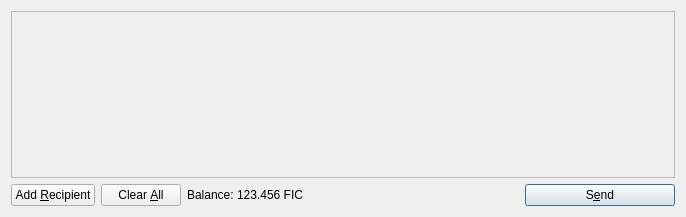
<?xml version="1.0" encoding="UTF-8"?>
<ui version="4.0">
 <class>SendCoinsDialog</class>
 <widget class="QDialog" name="SendCoinsDialog">
  <property name="geometry">
   <rect>
    <x>0</x>
    <y>0</y>
    <width>686</width>
    <height>217</height>
   </rect>
  </property>
  <property name="windowTitle">
   <string>Send Coins</string>
  </property>
  <layout class="QVBoxLayout" name="verticalLayout">
   <item>
    <widget class="QScrollArea" name="scrollArea">
     <property name="widgetResizable">
      <bool>true</bool>
     </property>
     <widget class="QWidget" name="scrollAreaWidgetContents">
      <property name="geometry">
       <rect>
        <x>0</x>
        <y>0</y>
        <width>666</width>
        <height>165</height>
       </rect>
      </property>
      <layout class="QVBoxLayout" name="verticalLayout_2">
       <property name="margin">
        <number>0</number>
       </property>
       <item>
        <layout class="QVBoxLayout" name="entries">
         <property name="spacing">
          <number>6</number>
         </property>
        </layout>
       </item>
       <item>
        <spacer name="verticalSpacer">
         <property name="orientation">
          <enum>Qt::Vertical</enum>
         </property>
         <property name="sizeHint" stdset="0">
          <size>
           <width>20</width>
           <height>40</height>
          </size>
         </property>
        </spacer>
       </item>
      </layout>
     </widget>
    </widget>
   </item>
   <item>
    <layout class="QHBoxLayout" name="horizontalLayout">
     <item>
      <widget class="QPushButton" name="addButton">
       <property name="toolTip">
        <string>Send to multiple recipients at once</string>
       </property>
       <property name="text">
        <string>Add &amp;Recipient</string>
       </property>
       <property name="icon">
        <iconset resource="../bitcoin.qrc">
         <normaloff>:/icons/add</normaloff>:/icons/add</iconset>
       </property>
       <property name="autoDefault">
        <bool>false</bool>
       </property>
      </widget>
     </item>
     <item>
      <widget class="QPushButton" name="clearButton">
       <property name="sizePolicy">
        <sizepolicy hsizetype="Minimum" vsizetype="Fixed">
         <horstretch>0</horstretch>
         <verstretch>0</verstretch>
        </sizepolicy>
       </property>
       <property name="toolTip">
        <string>Remove all transaction fields</string>
       </property>
       <property name="text">
        <string>Clear &amp;All</string>
       </property>
       <property name="icon">
        <iconset resource="../bitcoin.qrc">
         <normaloff>:/icons/remove</normaloff>:/icons/remove</iconset>
       </property>
       <property name="autoRepeatDelay">
        <number>300</number>
       </property>
       <property name="autoDefault">
        <bool>false</bool>
       </property>
      </widget>
     </item>
     <item>
      <layout class="QHBoxLayout" name="horizontalLayout_2">
       <property name="spacing">
        <number>3</number>
       </property>
       <item>
        <widget class="QLabel" name="label">
         <property name="text">
          <string>Balance:</string>
         </property>
        </widget>
       </item>
       <item>
        <widget class="QLabel" name="labelBalance">
         <property name="cursor">
          <cursorShape>IBeamCursor</cursorShape>
         </property>
         <property name="text">
          <string>123.456 FIC</string>
         </property>
         <property name="textInteractionFlags">
          <set>Qt::LinksAccessibleByMouse|Qt::TextSelectableByKeyboard|Qt::TextSelectableByMouse</set>
         </property>
        </widget>
       </item>
      </layout>
     </item>
     <item>
      <spacer name="horizontalSpacer">
       <property name="orientation">
        <enum>Qt::Horizontal</enum>
       </property>
       <property name="sizeHint" stdset="0">
        <size>
         <width>40</width>
         <height>20</height>
        </size>
       </property>
      </spacer>
     </item>
     <item>
      <widget class="QPushButton" name="sendButton">
       <property name="minimumSize">
        <size>
         <width>150</width>
         <height>0</height>
        </size>
       </property>
       <property name="toolTip">
        <string>Confirm the send action</string>
       </property>
       <property name="text">
        <string>S&amp;end</string>
       </property>
       <property name="icon">
        <iconset resource="../bitcoin.qrc">
         <normaloff>:/icons/send</normaloff>:/icons/send</iconset>
       </property>
       <property name="default">
        <bool>true</bool>
       </property>
      </widget>
     </item>
    </layout>
   </item>
  </layout>
 </widget>
 <resources>
  <include location="../bitcoin.qrc"/>
 </resources>
 <connections/>
</ui>
